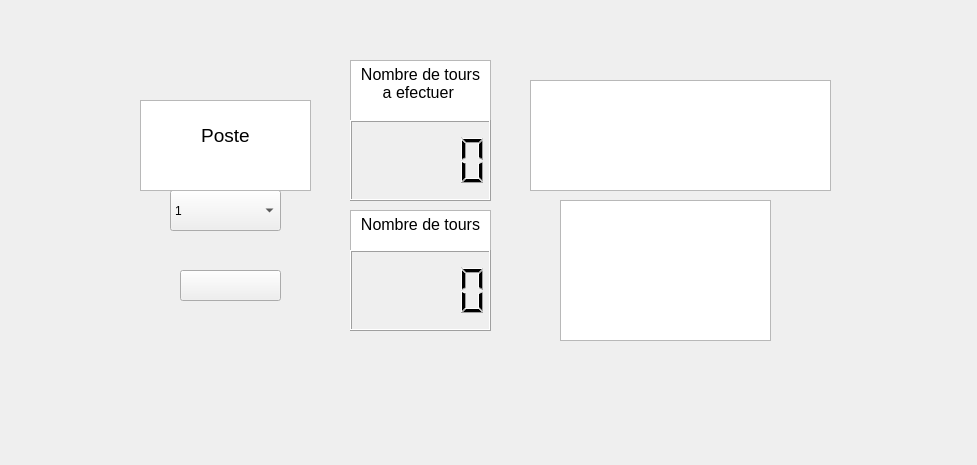
<?xml version="1.0" encoding="UTF-8"?>
<ui version="4.0">
 <class>Widget</class>
 <widget class="QWidget" name="Widget">
  <property name="geometry">
   <rect>
    <x>0</x>
    <y>0</y>
    <width>977</width>
    <height>465</height>
   </rect>
  </property>
  <property name="windowTitle">
   <string>Widget</string>
  </property>
  <widget class="QTextEdit" name="textEdit">
   <property name="geometry">
    <rect>
     <x>350</x>
     <y>60</y>
     <width>141</width>
     <height>61</height>
    </rect>
   </property>
   <property name="font">
    <font>
     <pointsize>16</pointsize>
    </font>
   </property>
   <property name="html">
    <string>&lt;!DOCTYPE HTML PUBLIC &quot;-//W3C//DTD HTML 4.0//EN&quot; &quot;http://www.w3.org/TR/REC-html40/strict.dtd&quot;&gt;
&lt;html&gt;&lt;head&gt;&lt;meta name=&quot;qrichtext&quot; content=&quot;1&quot; /&gt;&lt;meta charset=&quot;utf-8&quot; /&gt;&lt;style type=&quot;text/css&quot;&gt;
p, li { white-space: pre-wrap; }
hr { height: 1px; border-width: 0; }
li.unchecked::marker { content: &quot;\2610&quot;; }
li.checked::marker { content: &quot;\2612&quot;; }
&lt;/style&gt;&lt;/head&gt;&lt;body style=&quot; font-family:'Segoe UI'; font-size:16pt; font-weight:400; font-style:normal;&quot;&gt;
&lt;p align=&quot;center&quot; style=&quot; margin-top:0px; margin-bottom:0px; margin-left:0px; margin-right:0px; -qt-block-indent:0; text-indent:0px;&quot;&gt;&lt;span style=&quot; font-size:12pt;&quot;&gt;Nombre de tours a efectuer &lt;/span&gt;&lt;/p&gt;&lt;/body&gt;&lt;/html&gt;</string>
   </property>
  </widget>
  <widget class="QLCDNumber" name="lcdNumber">
   <property name="geometry">
    <rect>
     <x>350</x>
     <y>120</y>
     <width>141</width>
     <height>81</height>
    </rect>
   </property>
  </widget>
  <widget class="QComboBox" name="comboBox">
   <property name="geometry">
    <rect>
     <x>170</x>
     <y>190</y>
     <width>111</width>
     <height>41</height>
    </rect>
   </property>
   <item>
    <property name="text">
     <string>1</string>
    </property>
   </item>
   <item>
    <property name="text">
     <string>2</string>
    </property>
   </item>
   <item>
    <property name="text">
     <string>3</string>
    </property>
   </item>
   <item>
    <property name="text">
     <string>4</string>
    </property>
   </item>
   <item>
    <property name="text">
     <string>5</string>
    </property>
   </item>
   <item>
    <property name="text">
     <string>6</string>
    </property>
   </item>
  </widget>
  <widget class="QTextBrowser" name="textBrowser_2">
   <property name="geometry">
    <rect>
     <x>140</x>
     <y>100</y>
     <width>171</width>
     <height>91</height>
    </rect>
   </property>
   <property name="font">
    <font>
     <pointsize>12</pointsize>
    </font>
   </property>
   <property name="html">
    <string>&lt;!DOCTYPE HTML PUBLIC &quot;-//W3C//DTD HTML 4.0//EN&quot; &quot;http://www.w3.org/TR/REC-html40/strict.dtd&quot;&gt;
&lt;html&gt;&lt;head&gt;&lt;meta name=&quot;qrichtext&quot; content=&quot;1&quot; /&gt;&lt;meta charset=&quot;utf-8&quot; /&gt;&lt;style type=&quot;text/css&quot;&gt;
p, li { white-space: pre-wrap; }
hr { height: 1px; border-width: 0; }
li.unchecked::marker { content: &quot;\2610&quot;; }
li.checked::marker { content: &quot;\2612&quot;; }
&lt;/style&gt;&lt;/head&gt;&lt;body style=&quot; font-family:'Segoe UI'; font-size:12pt; font-weight:400; font-style:normal;&quot;&gt;
&lt;p align=&quot;center&quot; style=&quot;-qt-paragraph-type:empty; margin-top:0px; margin-bottom:0px; margin-left:0px; margin-right:0px; -qt-block-indent:0; text-indent:0px;&quot;&gt;&lt;br /&gt;&lt;/p&gt;
&lt;p align=&quot;center&quot; style=&quot; margin-top:0px; margin-bottom:0px; margin-left:0px; margin-right:0px; -qt-block-indent:0; text-indent:0px;&quot;&gt;&lt;span style=&quot; font-size:14pt;&quot;&gt;Poste&lt;/span&gt;&lt;/p&gt;
&lt;p align=&quot;center&quot; style=&quot;-qt-paragraph-type:empty; margin-top:0px; margin-bottom:0px; margin-left:0px; margin-right:0px; -qt-block-indent:0; text-indent:0px; font-size:14pt;&quot;&gt;&lt;br /&gt;&lt;/p&gt;&lt;/body&gt;&lt;/html&gt;</string>
   </property>
  </widget>
  <widget class="QTextEdit" name="textEdit_3">
   <property name="geometry">
    <rect>
     <x>350</x>
     <y>210</y>
     <width>141</width>
     <height>41</height>
    </rect>
   </property>
   <property name="font">
    <font>
     <pointsize>16</pointsize>
    </font>
   </property>
   <property name="html">
    <string>&lt;!DOCTYPE HTML PUBLIC &quot;-//W3C//DTD HTML 4.0//EN&quot; &quot;http://www.w3.org/TR/REC-html40/strict.dtd&quot;&gt;
&lt;html&gt;&lt;head&gt;&lt;meta name=&quot;qrichtext&quot; content=&quot;1&quot; /&gt;&lt;meta charset=&quot;utf-8&quot; /&gt;&lt;style type=&quot;text/css&quot;&gt;
p, li { white-space: pre-wrap; }
hr { height: 1px; border-width: 0; }
li.unchecked::marker { content: &quot;\2610&quot;; }
li.checked::marker { content: &quot;\2612&quot;; }
&lt;/style&gt;&lt;/head&gt;&lt;body style=&quot; font-family:'Segoe UI'; font-size:16pt; font-weight:400; font-style:normal;&quot;&gt;
&lt;p align=&quot;center&quot; style=&quot; margin-top:0px; margin-bottom:0px; margin-left:0px; margin-right:0px; -qt-block-indent:0; text-indent:0px;&quot;&gt;&lt;span style=&quot; font-size:12pt;&quot;&gt;Nombre de tours&lt;/span&gt;&lt;/p&gt;&lt;/body&gt;&lt;/html&gt;</string>
   </property>
  </widget>
  <widget class="QLCDNumber" name="lcdNumber_2">
   <property name="geometry">
    <rect>
     <x>350</x>
     <y>250</y>
     <width>141</width>
     <height>81</height>
    </rect>
   </property>
  </widget>
  <widget class="QLabel" name="label">
   <property name="geometry">
    <rect>
     <x>60</x>
     <y>355</y>
     <width>49</width>
     <height>121</height>
    </rect>
   </property>
   <property name="text">
    <string/>
   </property>
  </widget>
  <widget class="QTextBrowser" name="textBrowser">
   <property name="geometry">
    <rect>
     <x>530</x>
     <y>80</y>
     <width>301</width>
     <height>111</height>
    </rect>
   </property>
   <property name="html">
    <string>&lt;!DOCTYPE HTML PUBLIC &quot;-//W3C//DTD HTML 4.0//EN&quot; &quot;http://www.w3.org/TR/REC-html40/strict.dtd&quot;&gt;
&lt;html&gt;&lt;head&gt;&lt;meta name=&quot;qrichtext&quot; content=&quot;1&quot; /&gt;&lt;meta charset=&quot;utf-8&quot; /&gt;&lt;style type=&quot;text/css&quot;&gt;
p, li { white-space: pre-wrap; }
hr { height: 1px; border-width: 0; }
li.unchecked::marker { content: &quot;\2610&quot;; }
li.checked::marker { content: &quot;\2612&quot;; }
&lt;/style&gt;&lt;/head&gt;&lt;body style=&quot; font-family:'Segoe UI'; font-size:9pt; font-weight:400; font-style:normal;&quot;&gt;
&lt;p style=&quot; margin-top:0px; margin-bottom:0px; margin-left:0px; margin-right:0px; -qt-block-indent:0; text-indent:0px;&quot;&gt;&lt;img src=&quot;:/prefijoNuevo/insa.png&quot; /&gt;&lt;/p&gt;&lt;/body&gt;&lt;/html&gt;</string>
   </property>
  </widget>
  <widget class="QTextBrowser" name="textBrowser_3">
   <property name="geometry">
    <rect>
     <x>560</x>
     <y>200</y>
     <width>211</width>
     <height>141</height>
    </rect>
   </property>
   <property name="html">
    <string>&lt;!DOCTYPE HTML PUBLIC &quot;-//W3C//DTD HTML 4.0//EN&quot; &quot;http://www.w3.org/TR/REC-html40/strict.dtd&quot;&gt;
&lt;html&gt;&lt;head&gt;&lt;meta name=&quot;qrichtext&quot; content=&quot;1&quot; /&gt;&lt;meta charset=&quot;utf-8&quot; /&gt;&lt;style type=&quot;text/css&quot;&gt;
p, li { white-space: pre-wrap; }
hr { height: 1px; border-width: 0; }
li.unchecked::marker { content: &quot;\2610&quot;; }
li.checked::marker { content: &quot;\2612&quot;; }
&lt;/style&gt;&lt;/head&gt;&lt;body style=&quot; font-family:'Segoe UI'; font-size:9pt; font-weight:400; font-style:normal;&quot;&gt;
&lt;p style=&quot; margin-top:0px; margin-bottom:0px; margin-left:0px; margin-right:0px; -qt-block-indent:0; text-indent:0px;&quot;&gt;&lt;img src=&quot;:/prefijoNuevo/logo.png&quot; /&gt;&lt;/p&gt;&lt;/body&gt;&lt;/html&gt;</string>
   </property>
  </widget>
  <widget class="QPushButton" name="Led">
   <property name="geometry">
    <rect>
     <x>180</x>
     <y>270</y>
     <width>101</width>
     <height>31</height>
    </rect>
   </property>
   <property name="styleSheet">
    <string notr="true">color::rgb(0, 255, 0)</string>
   </property>
   <property name="text">
    <string/>
   </property>
  </widget>
 </widget>
 <resources/>
 <connections/>
</ui>
